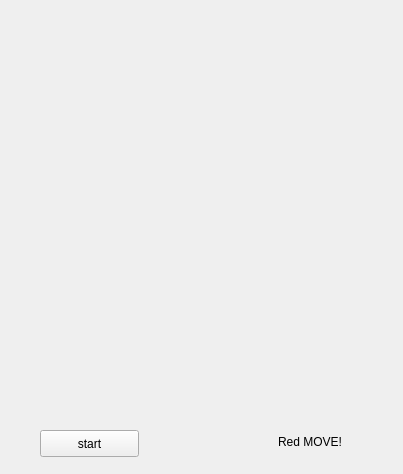
<?xml version="1.0" encoding="UTF-8"?>
<ui version="4.0">
 <class>MainWindow</class>
 <widget class="QMainWindow" name="MainWindow">
  <property name="geometry">
   <rect>
    <x>0</x>
    <y>0</y>
    <width>403</width>
    <height>474</height>
   </rect>
  </property>
  <property name="windowTitle">
   <string>MainWindow</string>
  </property>
  <widget class="QWidget" name="centralWidget">
   <widget class="QPushButton" name="pushButton">
    <property name="geometry">
     <rect>
      <x>40</x>
      <y>430</y>
      <width>99</width>
      <height>27</height>
     </rect>
    </property>
    <property name="text">
     <string>start</string>
    </property>
   </widget>
   <widget class="QLabel" name="label">
    <property name="geometry">
     <rect>
      <x>278</x>
      <y>433</y>
      <width>81</width>
      <height>17</height>
     </rect>
    </property>
    <property name="text">
     <string>Red MOVE!</string>
    </property>
   </widget>
  </widget>
 </widget>
 <layoutdefault spacing="6" margin="11"/>
 <resources/>
 <connections/>
</ui>
